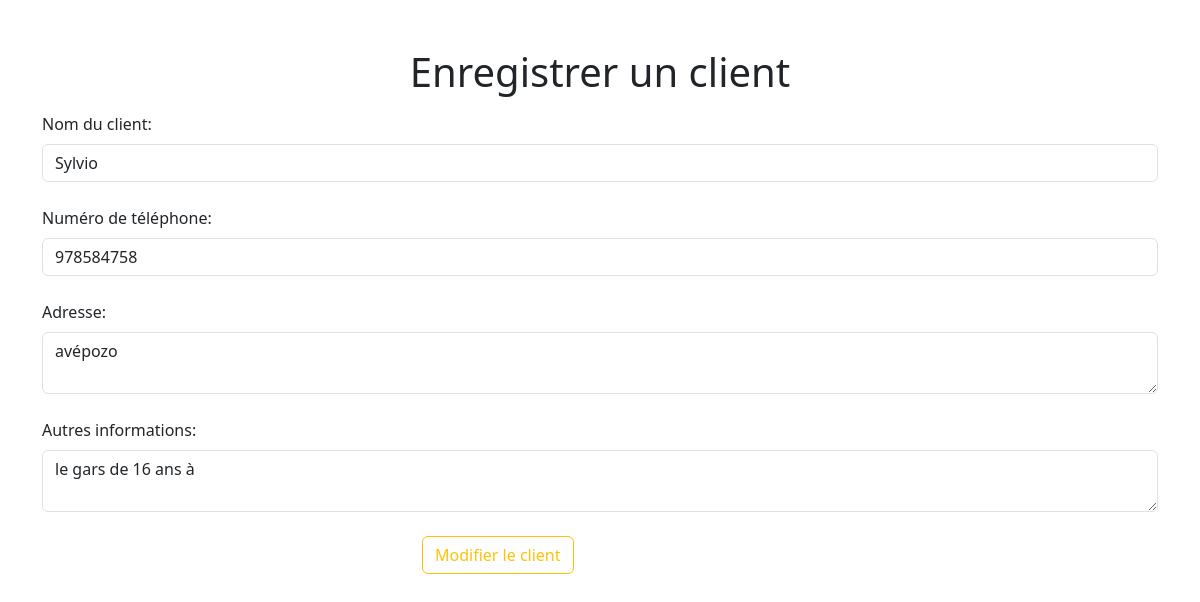
Screenshot of /modifier_client.php?id=4 with the database file from the repository.
### tables this page shows
CREATE TABLE IF NOT EXISTS `client` (
  `id_client` int(11) NOT NULL AUTO_INCREMENT,
  `nom_client` varchar(255) DEFAULT NULL,
  `numero_telephone` varchar(20) DEFAULT NULL,
  `adresse` text,
  `autres_informations` text,
  `visible` tinyint(1) NOT NULL DEFAULT '1',
  PRIMARY KEY (`id_client`)
);

### modifier_client.php (the view, shortened to what this page needs)
<?php
if (isset($_GET['id']) && !empty($_GET['id'])) {
    $id_client = $_GET['id'];
    $dns = 'mysql:host=localhost;dbname=db_restau';
    $utilisateur = 'root';
    $motDePasse = '';
    $options = array(
        PDO::ATTR_ERRMODE => PDO::ERRMODE_EXCEPTION,
        PDO::MYSQL_ATTR_INIT_COMMAND => "SET NAMES utf8"
      );
    try {
        $bdd = new PDO($dns, $utilisateur, $motDePasse, $options);
        $sql = "SELECT * FROM client WHERE id_client = :id";
        $stmt = $bdd->prepare($sql);
        $stmt->bindParam(':id', $id_client);
        $stmt->execute();
        $client = $stmt->fetch(PDO::FETCH_ASSOC);
?>
        <!DOCTYPE html>
        <html lang="fr">
        <head>
            <link rel="stylesheet" href="assets/css/bootstrap.min.css">
            <link rel="stylesheet" href="assets/js/bootstrap.min.js">
            <link rel="stylesheet" href="clients.css">
        </head>
        <body>
            <div class="container">
                <div class="row">
                    <div class="col-12">
                        <h1 class="text-center mt-5 mb-3">Enregistrer un client</h1>
                    </div>
                </div>
                <form action="traitement_modifier_client.php" method="POST">
                    <div>
                        <div>
                            <label for="nom_client" class="form-label">Nom du client:</label><br>
                            <input type="text" id="nom_client" name="nom_client" class="form-control" value="<?php echo $client['nom_client']; ?>" required><br>
                        </div>
                        <div>
                            <label for="numero_telephone" class="form-label">Numéro de téléphone:</label><br>
                            <input type="text" id="numero_telephone" name="numero_telephone" class="form-control" value="<?php echo $client['numero_telephone']; ?>" required><br>
                        </div>
                        <div>
                            <label for="adresse" class="form-label">Adresse:</label><br>
                            <textarea id="adresse" name="adresse" class="form-control" required><?php echo $client['adresse']; ?></textarea><br>
                        </div>
                        <div>
                            <label for="autres_informations" class="form-label">Autres informations:</label><br>
                            <textarea id="autres_informations" name="autres_informations" class="form-control"><?php echo $client['autres_informations']; ?></textarea><br>
                        </div>
                        <div class="row justify-content-center">
                            <div class="col-4">
                                <button type="submit" name="modifier_client" value="Modifier le client" class="btn btn-outline-warning custom-btn">Modifier le client</button>
                            </div>
                        </div>
                </form>
            </div>
        </body>
        </html>
<?php
    } catch (Exception $e) {
        echo "Erreur lors de la récupération des informations du client : " . $e->getMessage();
    }
} else {
    echo "Identifiant du client non spécifié.";
}
?>

### rows the page displays
client: nom_client "Sylvio", numero_telephone "978584758", adresse "avépozo", autres_informations "le gars de 16 ans à"
